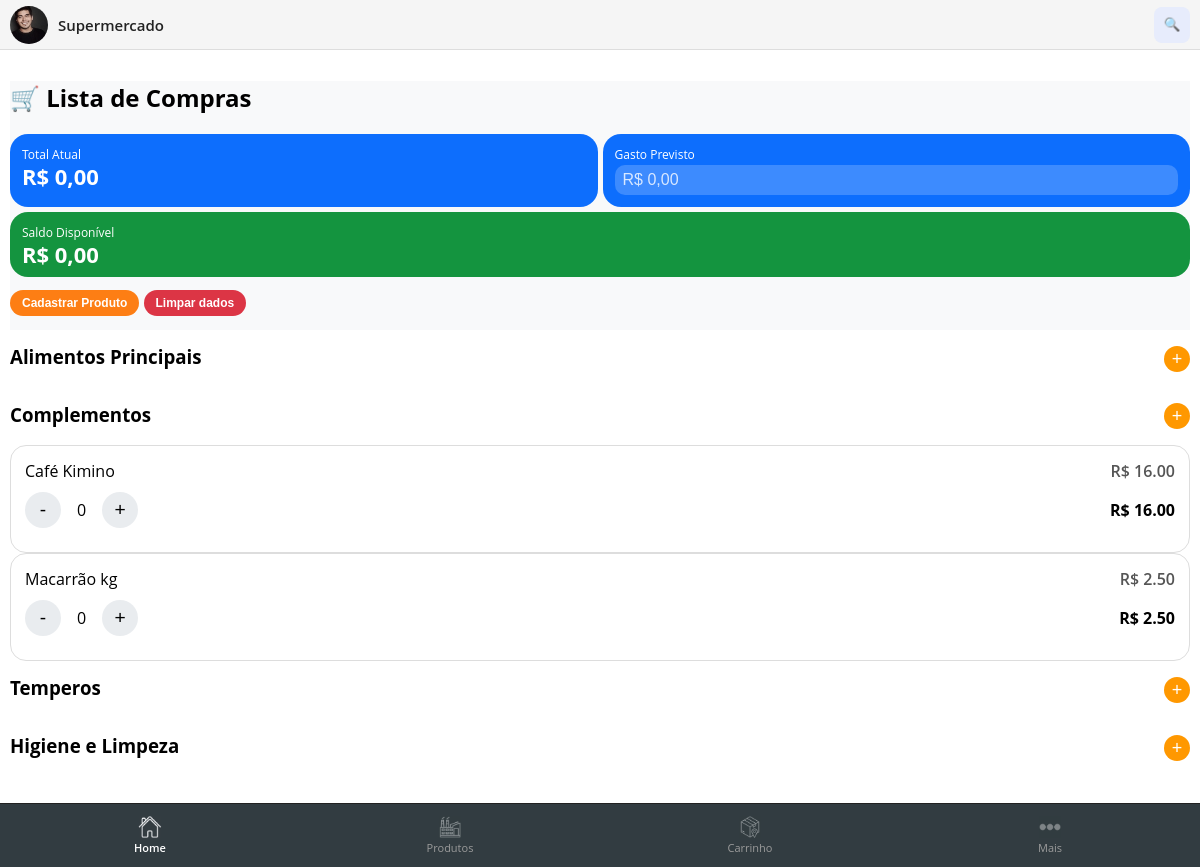
Before: / with the older database file.
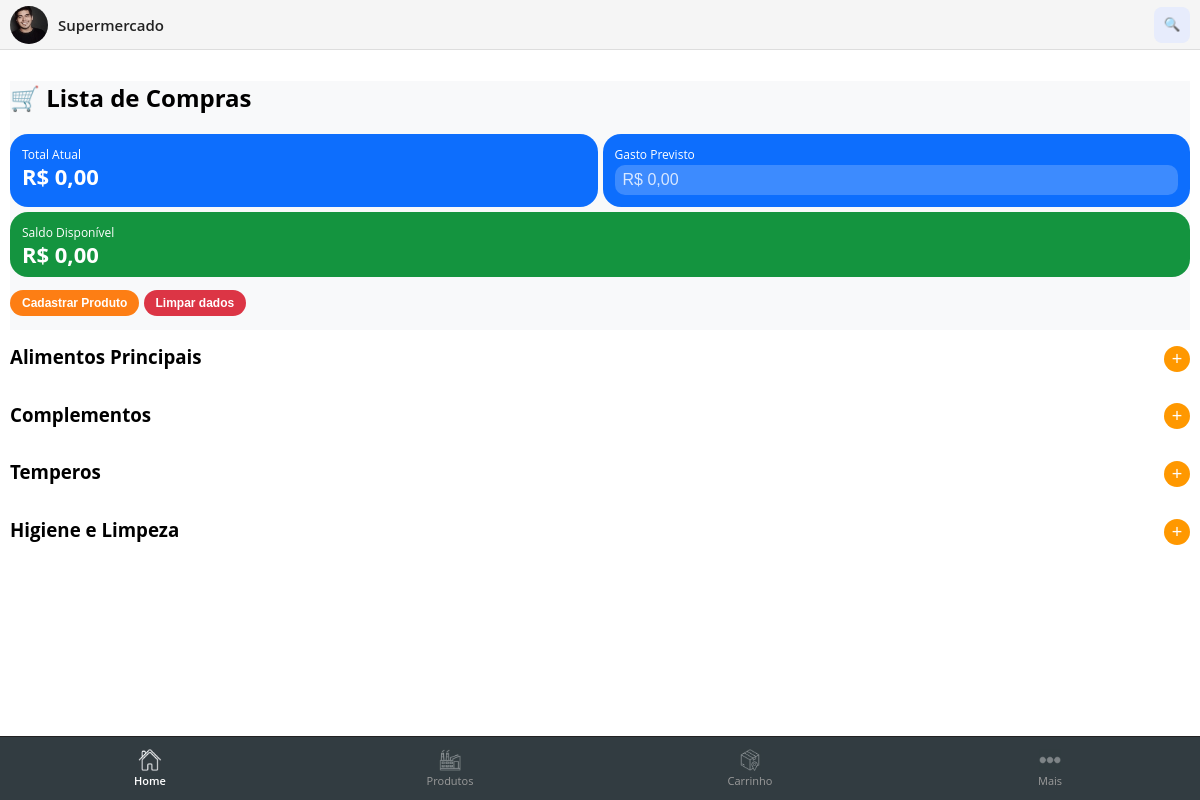
After: the same page with the newer database file.
### tables this page shows
CREATE TABLE produtos (
                id INTEGER PRIMARY KEY AUTOINCREMENT,
                nome TEXT UNIQUE NOT NULL,
                setor TEXT NOT NULL,
                ultimo_preco REAL DEFAULT 0
            );

### app.py (the view)
@app.route("/")
def home():
    with get_db() as db:
        produtos = db.execute("""
            SELECT *
            FROM produtos
            ORDER BY setor, nome
        """).fetchall()
    return render_template("home.html", produtos=produtos, page="home")

### app.py (called while the page is built)
def get_db():
    if IS_POSTGRES:
        import psycopg
        from psycopg.rows import dict_row
        return psycopg.connect(
            DATABASE_URL,
            row_factory=dict_row
        )
    else:
        import sqlite3
        conn = sqlite3.connect("database.db")
        conn.row_factory = sqlite3.Row
        return conn

### templates/home.html (shortened to what this page needs)
{% extends "base.html" %}
{% block content %}
<div class="lista-compras">
    <div class="topo-fixo-compras">
        <h2 class="titulo">🛒 Lista de Compras</h2>
        <div class="resumo-valores">
            <div class="valor-card">
                <span>Total Atual</span>
                <strong id="total-atual">R$ 0,00</strong>
            </div>
            <div class="valor-card">
                <span>Gasto Previsto</span>
                <input type="number" id="gasto-previsto" placeholder="R$ 0,00">
            </div>
            <div class="valor-card destaque">
                <span>Saldo Disponível</span>
                <strong id="saldo-disponivel">R$ 0,00</strong>
            </div>
        </div>
        <button class="btn-mini" onclick="abrirModalProduto()">
            Cadastrar Produto
        </button>
        <button class="btn-mini btn-limpar" onclick="limparDados()">
            Limpar dados
        </button>
    </div>
    <div class="categoria" data-categoria="Alimentos Principais">
        <div class="categoria-header">
            <h3>Alimentos Principais</h3>
            <button class="btn-add-produto"
                    onclick="abrirModalProduto('Alimentos Principais')">+</button>
        </div>
    </div>
    <div class="categoria" data-categoria="Complementos">
        <div class="categoria-header">
            <h3>Complementos</h3>
            <button class="btn-add-produto"
                    onclick="abrirModalProduto('Complementos')">+</button>
        </div>
        {% for p in produtos %}
            {% if p.setor == "Complementos" %}
            <div class="produto-card" data-preco="{{ p.ultimo_preco }}">
                <div class="linha">
                    <span class="nome">{{ p.nome }}</span>
                    <span class="preco-texto">
                        R$ {{ "%.2f"|format(p.ultimo_preco) }}
                    </span>
                </div>
                <div class="linha">
                    <div class="qtd">
                        <button class="btn-menos">-</button>
                        <span class="qtd-valor">0</span>
                        <button class="btn-mais">+</button>
                    </div>
                    <strong class="total-produto">
                        R$ {{ "%.2f"|format(p.ultimo_preco) }}
                    </strong>
                </div>
            </div>
            {% endif %}
        {% endfor %}
    </div>
    <div class="categoria" data-categoria="Temperos">
        <div class="categoria-header">
            <h3>Temperos</h3>
            <button class="btn-add-produto"
                    onclick="abrirModalProduto('Temperos')">+</button>
        </div>
    </div>
    <div class="categoria" data-categoria="Higiene e Limpeza">
        <div class="categoria-header">
            <h3>Higiene e Limpeza</h3>
            <button class="btn-add-produto"
                    onclick="abrirModalProduto('Higiene e Limpeza')">+</button>
        </div>
    </div>
</div>
{% endblock %}

### templates/base.html (shortened to what this page needs)
<!DOCTYPE html>
<html lang="pt-BR">
<head>
    <link rel="stylesheet" href="{{ url_for('static', filename='style.css') }}">
   <link rel="stylesheet"
             href="https://cdnjs.cloudflare.com/ajax/libs/font-awesome/6.5.0/css/all.min.css">
</head>
<body>
<header class="header-mobile">
    <div class="header-mobile-left">
        <div class="avatar-circle">
            <img src="{{ url_for('static', filename='users/eduardo.jpeg') }}">
        </div>
        <span class="user-name">Supermercado</span>
    </div>
    <div class="header-mobile-right">
        <button class="btn-search">🔍</button>
    </div>
</header>
<main class="container-fluid mt-2">
    {% block content %}{% endblock %}
</main>
<nav class="bottom-nav">
    <a href="/" class="bottom-item {% if page=='home' %}active{% endif %}">
        <img src="{{ url_for('static', filename='icons/home.jpeg') }}" class="bottom-icon">
        <small>Home</small>
    </a>
    <a href="/produtos" class="bottom-item {% if page=='produtos' %}active{% endif %}">
        <img src="{{ url_for('static', filename='icons/ordens.jpeg') }}" class="bottom-icon">
        <small>Produtos</small>
    </a>
    <a class="bottom-item disabled" onclick="paginaEmBreve()">
        <img src="{{ url_for('static', filename='icons/movimentar.jpeg') }}" class="bottom-icon">
        <small>Carrinho</small>
    </a>
    <a class="bottom-item disabled" onclick="paginaEmBreve()">
        <img src="{{ url_for('static', filename='icons/menu-mais.png') }}" class="bottom-icon">
        <small>Mais</small>
    </a>
</nav>
</body>
</html>

### static/style.css (style rules this page uses)
:root { --primary-color: #0d6efd; --secondary-color: #0d6efd; --danger-color: #c71dc7; --bg-light: #f8f9fa; --bg-dark: #000; --text-light: rgb(255, 254, 254); --text-dark: #000; --border-radius: 12px; --mobile-icon-bg: #e7ecfc; --mobile-icon-color: #474747; }
* { box-sizing: border-box; }
html, body { height: 100%; font-family: 'Open Sans', system-ui, -apple-system, BlinkMacSystemFont, 'Segoe UI', Roboto, Arial, sans-serif; }
body { margin: 0; display: flex; flex-direction: column; }
main { flex: 1; overflow-y: auto; padding-bottom: 80px; margin-top: 1px; }
.header-mobile { height: 50px; background: #f5f5f5; display: flex; align-items: center; justify-content: space-between; padding: 0 10px; border-bottom: 1px solid #ddd; }
.header-mobile-left { display: flex; align-items: center; gap: 10px; }
.avatar-circle { width: 38px; height: 38px; border-radius: 50%; background: #dcdcdc; display: flex; align-items: center; justify-content: center; font-weight: 700; color: #333; font-size: 14px; overflow: hidden; }
.avatar-circle img { width: 100%; height: 100%; object-fit: cover; }
.user-name { font-weight: 600; font-size: 15px; color: #222; }
.header-mobile-right { display: flex; align-items: center; gap: 10px; }
.btn-search, .btn-notification { width: 36px; height: 36px; display: inline-flex; align-items: center; justify-content: center; background: var(--mobile-icon-bg); border-radius: 8px; border: none; cursor: pointer; }
.bottom-nav { position: fixed; bottom: 0; left: 0; right: 0; height: 64px; background: #323c41; border-top: 1px solid #222; display: flex; justify-content: space-around; align-items: center; z-index: 1050; }
.bottom-item { flex: 1; text-align: center; text-decoration: none; display: flex; flex-direction: column; align-items: center; justify-content: center; gap: 2px; color: #9b9b9b; font-weight: 500; }
.bottom-icon { width: 22px; height: 22px; object-fit: contain; opacity: 0.45; transition: opacity 0.15s ease, transform 0.15s ease; }
.bottom-item small { font-size: 11px; transition: color 0.15s ease; }
.bottom-item.active .bottom-icon { opacity: 1; transform: scale(1.08); }
.bottom-item.active small { color: #ffffff; font-weight: 600; }
.lista-compras { padding: 10px; }
.resumo-valores { display: grid; grid-template-columns: 1fr 1fr; gap: 5px; margin-bottom: 5px; }
.valor-card { background: #0d6efd; color: #fff; padding: 12px; border-radius: 18px; display: flex; flex-direction: column; gap: 2px; }
.valor-card span { font-size: 12px; }
.valor-card strong { font-size: 22px; font-weight: 700; line-height: 1; }
.valor-card input { background: rgba(255,255,255,0.2); border: none; border-radius: 10px; padding: 6px 8px; color: #fff; font-size: 16px; }
.valor-card input::placeholder { color: rgba(255,255,255,0.8); }
.valor-card.destaque { grid-column: span 2; background: #14943f; }
.topo-fixo-compras { position: fixed; top: 2px; background: #fff; z-index: 1000; padding-bottom: 2px; }
.btn-mini { display: inline-block; background: #fd7e14; color: #fff; border: none; border-radius: 20px; padding: 6px 12px; font-size: 12px; font-weight: 600; margin: 8px 0 14px 0; }
.btn-mini.btn-limpar { background-color: #dc3545; color: #fff; }
.categoria h3 { margin-top: 14px; }
.categoria-header { display: flex; align-items: center; justify-content: space-between; }
.btn-add-produto { width: 26px; height: 26px; border-radius: 50%; border: none; background: #ff9800; color: #fff; font-size: 18px; line-height: 1; cursor: pointer; }
.topo-fixo-compras { position: sticky; top: 0px; z-index: 1000; background: #f8f9fa; padding-bottom: 0px; margin-bottom: 0px; }
.topo-fixo-compras::after { content: ""; position: absolute; left: 0; right: 0; bottom: 0; height: 0%; background: linear-gradient( to bottom, rgba(248,249,250,1), rgba(248,249,250,0) ); pointer-events: none; }

Changed rows visible on the page:
removed produtos: nome "Café Kimino", ultimo_preco "16.00"
removed produtos: nome "Macarrão kg", ultimo_preco "2.50"
